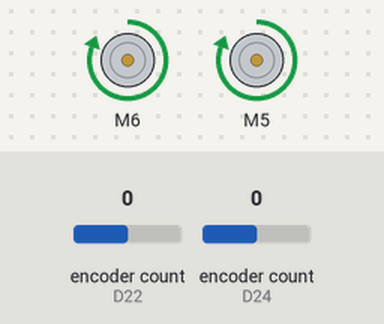
The sketch below on a simulated Arduino Due. On the bench: 2 × DC motor (green arrow = forward, orange = backward, longer = faster). The test bench sets the inputs (shaded band); at power-on: encoder count (sensors on D22, D24) 0. What the sketch prints to the serial monitor is not drawn.

Above: at 0.1 s.
Timing chart, 0 to 1.6 s (numbered marks = the images above):
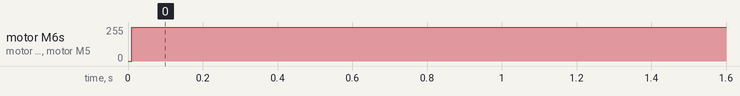

The sketch:

PID_test.ino
```cpp
#include <DueTimer.h>
#include <Encoder.h>
#include <CytronMotorDriver.h>

double sensorDist;

CytronMD motor1(PWM_DIR, 5, 4);  // PWM 1 = Pin 5, DIR 1 = Pin 4.
CytronMD motor2(PWM_DIR, 6, 7); // PWM 2 = Pin 6, DIR 2 = Pin 7.

Encoder WRight(22,23);
Encoder WLeft(24,25);

double Ldist = 0;
double Rdist = 0;

double LSetSpeed ; double LOutput;
double RSetSpeed ; double ROutput;

double OldLeftSpeed = 0;
double LeftDerivative  = 0;
double LeftErrorSum = 0;

double OldRightSpeed = 0;
double RightDerivative = 0;
double RightErrorSum = 0;

double LSpeed = 0; double RSpeed = 0;
double Kp=15 ;double Ki=2 ;double Kd=1;
double Kp2=20;double Ki2=1.5;double Kd2=1;


  double Lerror = 0;
  double Lcontrol = 0;
  double LFeedForward = 0;

  double Rerror = 0;
  double Rcontrol = 0;
  double RFeedForward = 0;


void setup() {
  Serial.begin(9600);
  Serial1.begin(9600);

  pinMode(A0, INPUT);

  Timer1.attachInterrupt(TimerInterrupt);
  Timer1.start(10000); //every 0.05 seconds

  //Task Code


RSetSpeed = 15;
LSetSpeed = 15;


  //Task Code

}

void loop()
{

}

void TimerInterrupt()
{
  measureSpeeds();
  controlSpeeds();

  Serial.print("speedL: ");
  Serial.println(LSpeed);
  Serial.print("speedR: ");
  Serial.println(RSpeed);

}

float ticksToCM(long encoder_val)
{
  return encoder_val/297.2545932;
}

void measureSpeeds()
{
  double Ldist_now = ticksToCM(WLeft.read());
  double Rdist_now = ticksToCM(-WRight.read());
  LSpeed = (Ldist_now-Ldist)/0.1;  //cm/s
  RSpeed = (Rdist_now-Rdist)/0.1;
  Ldist = Ldist_now;
  Rdist = Rdist_now;
}

void controlSpeeds()
{
  Lerror = LSetSpeed - LSpeed;
  LeftDerivative = (OldLeftSpeed - LSpeed);
  LeftErrorSum += Lerror;

  Rerror = RSetSpeed - RSpeed;
  RightDerivative = (OldRightSpeed - RSpeed);
  RightErrorSum += Rerror;

  Lcontrol = Kp*Lerror + Kd*LeftDerivative + Ki*LeftErrorSum;
  Rcontrol = Kp2*Rerror + Kd2*RightDerivative + Ki2*RightErrorSum;


  LFeedForward = SpeedToPWM(LSetSpeed);
  RFeedForward = SpeedToPWM(RSetSpeed);

  if(LSetSpeed < 0)
  {
    LFeedForward = -SpeedToPWM(-LSetSpeed);
  }
  if(RSetSpeed <0)
  {
    RFeedForward = -SpeedToPWM(-RSetSpeed);
  }

  LOutput = LFeedForward + Lcontrol;
  ROutput = RFeedForward + Rcontrol;

  motor2.setSpeed(filterMotorSpeed(LOutput));
  motor1.setSpeed(filterMotorSpeed(ROutput));

}

float SpeedToPWM(float des_speed)
{
  return des_speed*des_speed*des_speed*des_speed*.0025 - 0.1099*des_speed*des_speed*des_speed +1.676*des_speed*des_speed -6.728*des_speed +38.228;
}

int filterMotorSpeed(float input_speed)
{
  if(input_speed > 255)
   return 255;
  if(input_speed < -255)
   return -255;

  return (int)input_speed;
}

void sensorRead(){
   if(analogRead(A0)>200){
  sensorDist = -0.088*(analogRead(A0))+64.393;
 }
 else sensorDist = 2;
}

void speedCorrection(){
  sensorRead();
  if(sensorDist<5){
    LSetSpeed = LSetSpeed - 0.5;
        Serial1.println("Left - - ");

  }
  else if(sensorDist>7){
    RSetSpeed = RSetSpeed - 0.5;
       Serial1.println("Right - - ");
  }

}
```

Measured:
- by itself, motor M6, motor M5: stopped → forward 255/255 at 0.01 s
